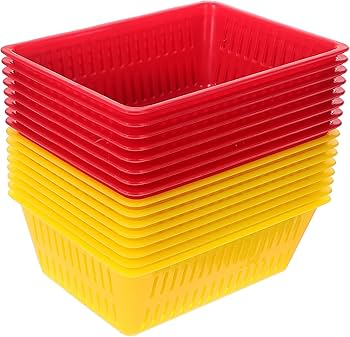
#> input picture image processing codes/KODLAR11_Renkli_Goruntu_Isleme/KODLAR11_Renkli_Goruntu_Isleme/R1_Sari_Kirmizi.jpg, 350 x 337 px, given in place of the camera
$ python GIT6_K20_WEBCAM_HSV_Limitleri_Girilmis.py
#> lines starting #> are read from the running program, lines starting #| are printed output that depends on the picture; after the words box and inside, x2 and y2 are one past the last pixel; in counts of white or black regions, pixels touching at a corner belong together
import cv2
import numpy as np

kamera= cv2.VideoCapture(0)

while(1):
    ret, frame=kamera.read()
#> frame is the input picture: shape (337, 350, 3); mean B, G, R 94.4, 140.1, 230.3

    hsv=cv2.cvtColor(frame,cv2.COLOR_BGR2HSV)
#> hsv: shape (337, 350, 3); mean H, S, V 84.1, 165, 230.4

    # [28 lines of commented-out code are left out]

    dusuk_ten=np.array([111,66,117])
    ust_ten=np.array([180,255,255])
    mask=cv2.inRange(hsv,dusuk_ten,ust_ten)
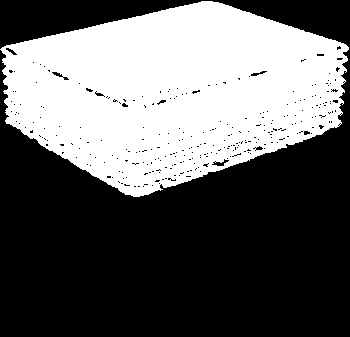
#> mask: shape (337, 350); 39.4% white; 1 white region, box (x1, y1, x2, y2) and area: (0, 1, 349, 197) 46457
    son_resim=cv2.bitwise_and(frame,frame,mask=mask)
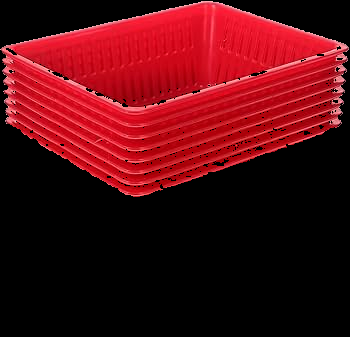
#> son_resim: shape (337, 350, 3); mean B, G, R 16.3, 10.3, 81.5

    # dusuk_yesil=np.array([40,150,20])
    # ust_yesil=np.array([70,255,255])
    # mask=cv2.inRange(hsv,dusuk_yesil,ust_yesil)
    son_resim=cv2.bitwise_and(frame,frame,mask=mask)
    cv2.imshow('orjinal',frame)
    cv2.imshow('mask', mask)
    cv2.imshow('son_resim', son_resim)


    if cv2.waitKey(25) & 0xFF == ord('q'):
#> (key q is pressed here)
        break
kamera.release()
cv2.destroyAllWindows()

$ run again, on image processing codes/KODLAR11_Renkli_Goruntu_Isleme/KODLAR11_Renkli_Goruntu_Isleme/R2_Sari_Kutucuk_Mavi_Kapak.jpg
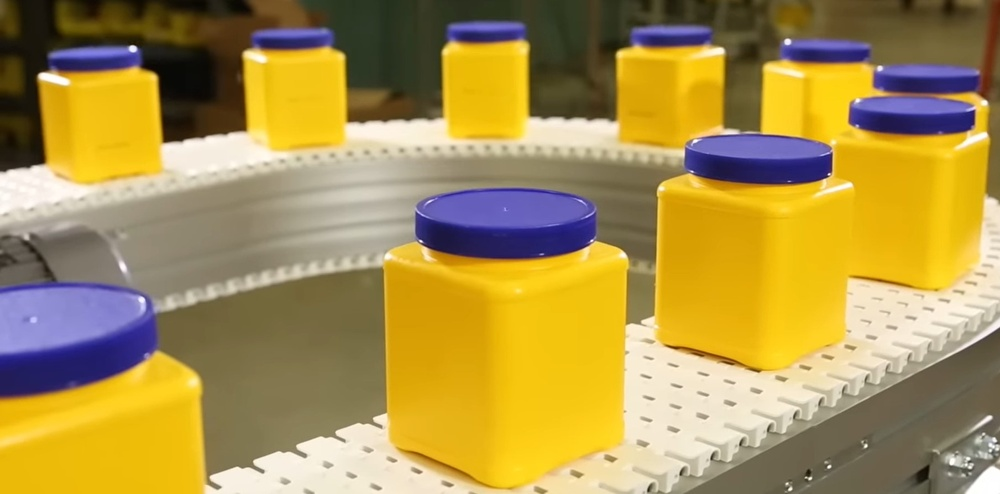
#> input picture image processing codes/KODLAR11_Renkli_Goruntu_Isleme/KODLAR11_Renkli_Goruntu_Isleme/R2_Sari_Kutucuk_Mavi_Kapak.jpg, 1000 x 494 px, shrunk from 1809 x 894 before the run, given in place of the camera
#> frame is the input picture: shape (494, 1000, 3); mean B, G, R 78.3, 146.5, 170.4
#> hsv: shape (494, 1000, 3); mean H, S, V 33.1, 144.3, 177.1
#> `mask=cv2.inRange(hsv,dusuk_ten,ust_ten)`:
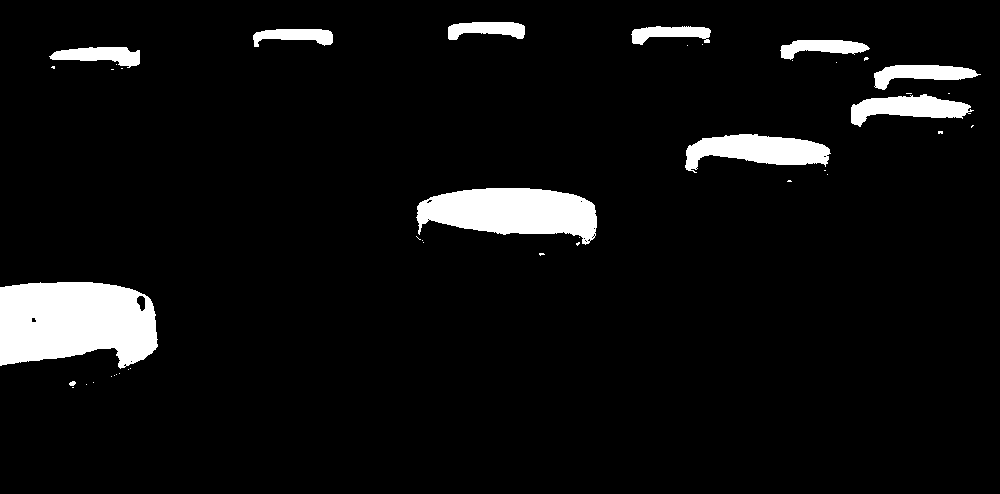
#> mask: shape (494, 1000); 6.1% white; 42 white regions (31 under 20 px), largest, box (x1, y1, x2, y2) and area: (0, 282, 158, 369) 11197, (416, 188, 597, 245) 7003, (685, 134, 831, 173) 3384
#> `son_resim=cv2.bitwise_and(frame,frame,mask=mask)`:
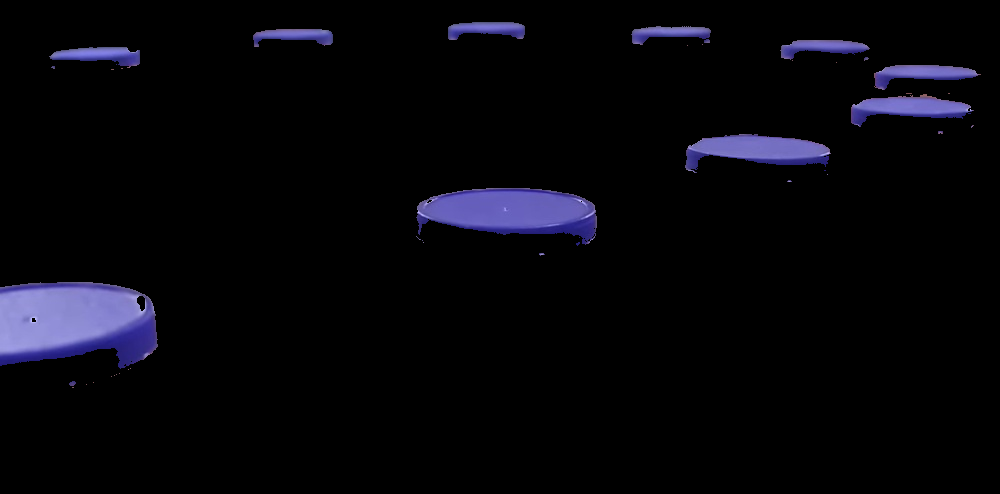
#> son_resim: shape (494, 1000, 3); mean B, G, R 10.9, 5.9, 6.2
